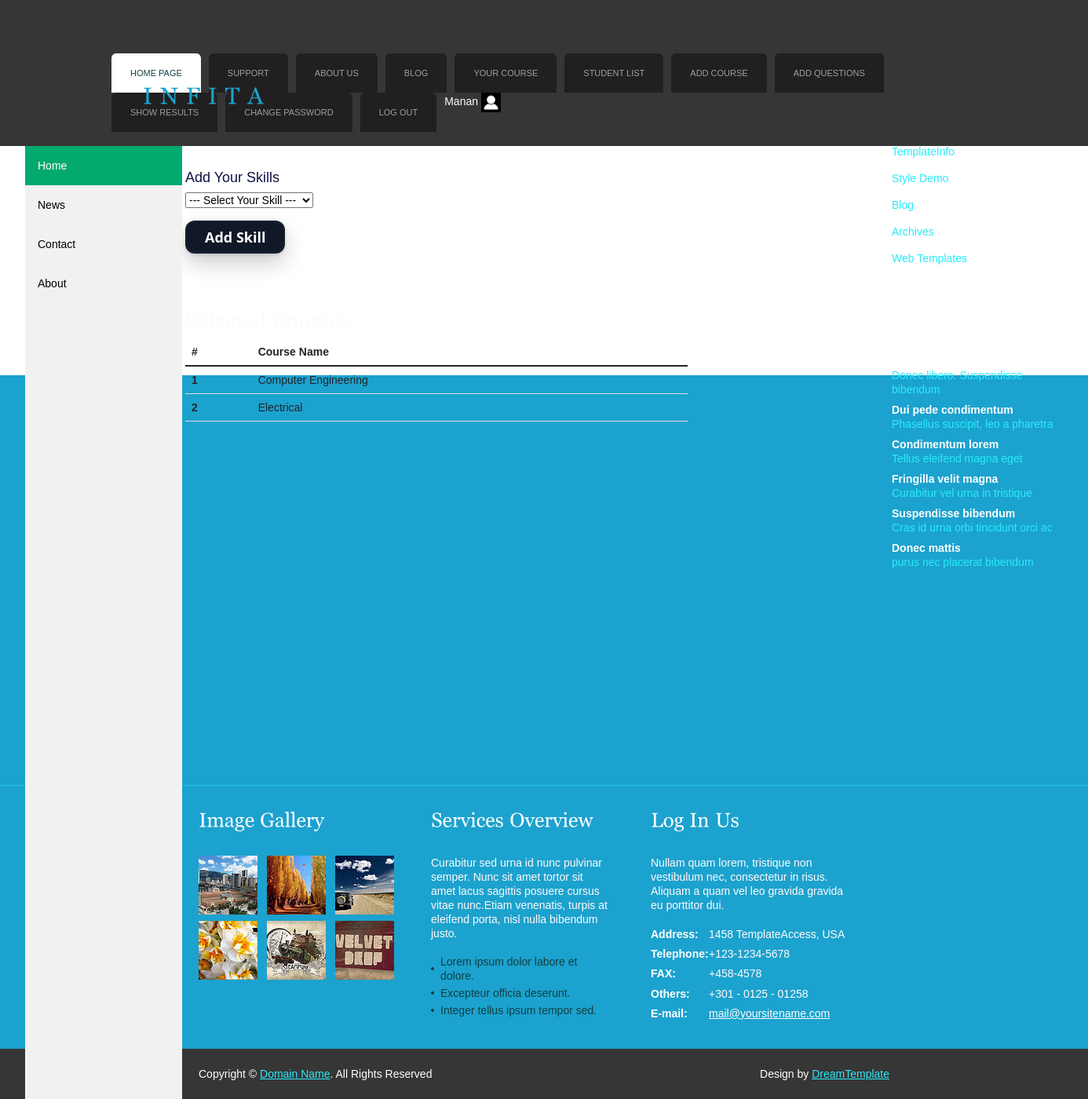
Page /facultyCourse/ (signed in) on the earlier database version.
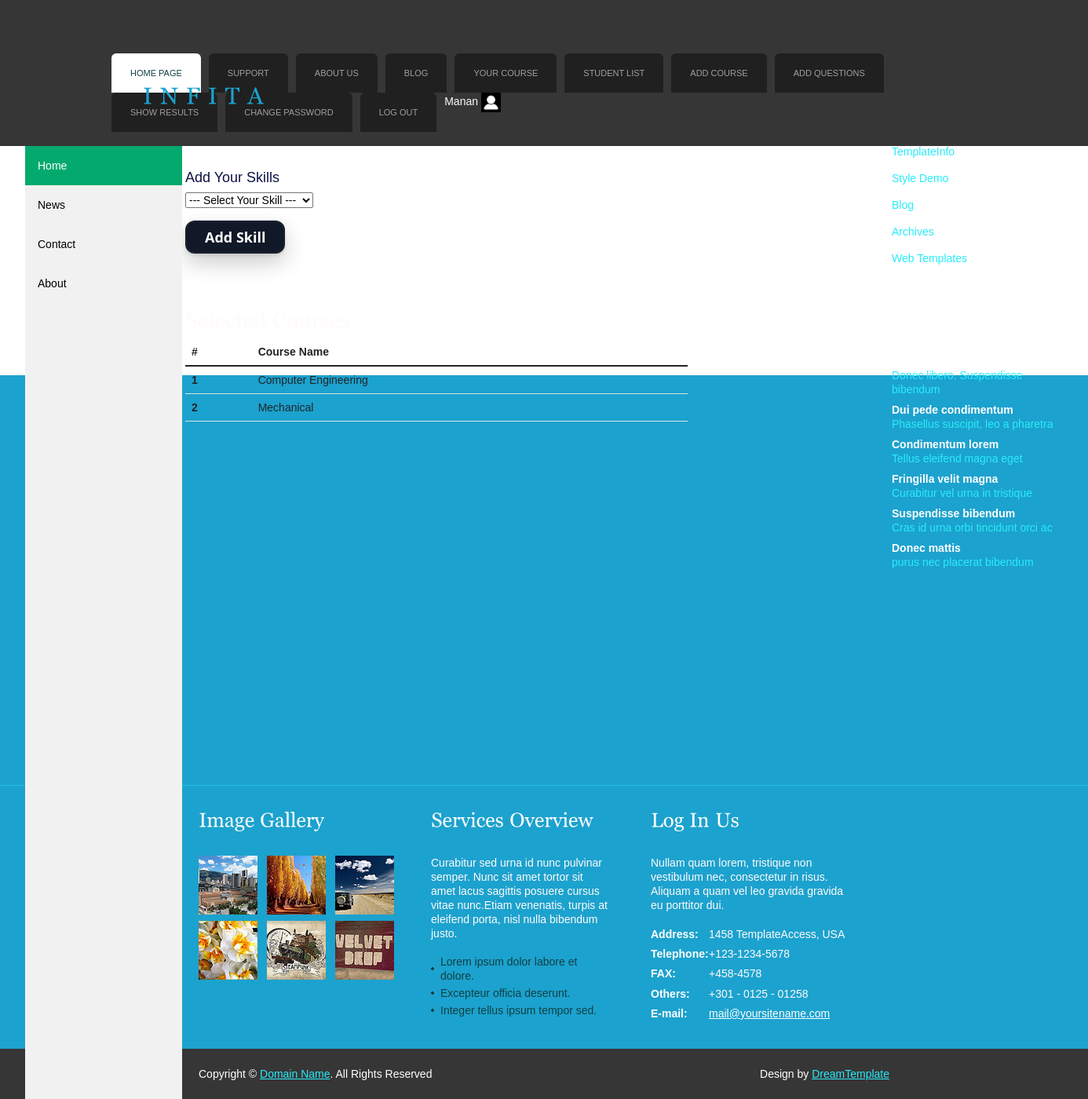
Same page on the later database version.
### onlineexamapp/models.py (models this page shows, shortened)
class User(models.Model): # STUDENT
    userType = models.CharField(max_length = 100, default = "Student")
    fname = models.CharField(max_length = 100)
    lname = models.CharField(max_length = 100)
    email = models.CharField(max_length = 100)
    mobile = models.CharField(max_length = 100)
    course = models.CharField(max_length = 100, default="")
    gender = models.CharField(max_length = 100)
    password = models.CharField(max_length = 100)
    address = models.TextField()
    profilePic = models.ImageField(upload_to = 'profilePic/', default="")
    userStatus = models.CharField(max_length = 100, default = "Pending")

class FacultyCourses(models.Model):
    CHOICE = (
        ('Computer Engineering', 'Computer Engineering'),
        ('Mechanical', 'Mechanical'),
        ('Civil Engineering', 'Civil Engineering'),
        ('Electrical', 'Electrical')
    )
    faculty = models.ForeignKey(User, on_delete=models.CASCADE)
    facultyCourse = models.CharField(max_length=100, choices=CHOICE)

### onlineexamapp/views.py (the view)
# urls.py: path('facultyCourse/', views.facultyCourse, name='facultyCourse'),
def facultyCourse(request):
    faculty = User.objects.get(email = request.session['email'])
    facultyCourseList = FacultyCourses.objects.filter(faculty = faculty)
    if request.method == "POST":
        if request.POST['facultycourse'] == "--- Select Your Skill ---":
            msg = "Please Select Your Course"
            return render(request, 'facultyCourse.html', { 'facultyCourseList': facultyCourseList, 'msg': msg })
        else:
            try:
                FacultyCourses.objects.get(faculty = faculty, facultyCourse = request.POST['facultycourse'])
                msg = "This Course Is Already Selected"
                return render(request, 'facultyCourse.html', { 'facultyCourseList': facultyCourseList, 'msg': msg })
            except:
                FacultyCourses.objects.create(
                    faculty = faculty,
                    facultyCourse = request.POST['facultycourse']
                )
                return render(request, 'facultyCourse.html', { 'facultyCourseList': facultyCourseList })
    else:
        return render(request, 'facultyCourse.html', { 'facultyCourseList': facultyCourseList })

### onlineexamapp/templates/facultyCourse.html (shortened to what this page needs)
{% extends 'header.html' %}
{% load static %}
{% block content %}
<!DOCTYPE html
  PUBLIC "-//W3C//DTD XHTML 1.0 Transitional//EN" "http://www.w3.org/TR/xhtml1/DTD/xhtml1-transitional.dtd">
<html xmlns="http://www.w3.org/1999/xhtml">
<head>
</head>
<body>
  <div class="main">
    <div class="content">
      <div class="content_resize">
        <div class="mainbar">
          <div class="article">
            <h2><span>Faculty Course</span></h2>
            <p>Nullapede laorem velit curabitudin enim in nibh ero leo in pede. Semperpurus nibh elit et convallis eu
              trices congue males monterdum elit.</p>
          </div>
          <div class="article">
            <h2>
              <span>Faculty Course</span><br>
            </h2>
            <form action="{% url 'facultyCourse' %}" method="post" id="sendemail">
              <ol>
                <li>
                  <label for="facultycourse" style="margin-bottom: 10px;">Add Your Skills</label>
                  <select name="facultycourse">
                    <option value="--- Select Your Skill ---"> --- Select Your Skill --- </option>
                  </select>
                </li>
                <li>
                  <div style="display: flex; justify-content: space-between; margin-right: 130px;">
                    <input type="submit" name="addfacultycourse" id="addfacultycourse" value="Add Skill" class="send" />
                  </div>
                </li>
              </ol>
            </form>
            <br><br><br><br>
            <div>
              <h3>Selected Courses</h3>
              <table class="table table-hover static-table" align="center" id="studentTable">
                <thead>
                  <tr>
                    <th scope="col">#</th>
                    <th scope="col">Course Name</th>
                  </tr>
                </thead>
                <tbody>
                  {% for i in facultyCourseList %}
                  <tr>
                    <th scope="row">{{forloop.counter}}</th>
                    <td>{{i.facultyCourse}}</td>
                  </tr>
                  {% endfor %}
                </tbody>
              </table>
            </div>
          </div>
        </div>
        <div class="sidebar">
          <div class="searchform">
            <form id="formsearch" name="formsearch" method="post" action="#">
            </form>
          </div>
          <div class="gadget">
            <h2 class="star"><span>Sidebar</span> Menu</h2>
            <ul class="sb_menu">
              <li><a href="#">Home</a></li>
              <li><a href="#">TemplateInfo</a></li>
              <li><a href="#">Style Demo</a></li>
              <li><a href="#">Blog</a></li>
              <li><a href="#">Archives</a></li>
              <li><a href="#">Web Templates</a></li>
            </ul>
          </div>
          <div class="gadget">
            <h2 class="star"><span>Sponsors</span></h2>
            <ul class="ex_menu">
              <li><a href="#">Lorem ipsum dolor</a><br />
                Donec libero. Suspendisse bibendum</li>
              <li><a href="#">Dui pede condimentum</a><br />
                Phasellus suscipit, leo a pharetra</li>
              <li><a href="#">Condimentum lorem</a><br />
                Tellus eleifend magna eget</li>
              <li><a href="#">Fringilla velit magna</a><br />
                Curabitur vel urna in tristique</li>
              <li><a href="#">Suspendisse bibendum</a><br />
                Cras id urna orbi tincidunt orci ac</li>
              <li><a href="#">Donec mattis</a><br />
                purus nec placerat bibendum</li>
            </ul>
          </div>
        </div>
      </div>
    </div>
    <div class="fbg">
      <div class="fbg_resize">
        <div class="col c1">
          <h2><span>Image</span> Gallery</h2>
          <a href="#"><img src="{% static 'images/gal1.jpg' %}" width="75" height="75" alt="" class="gal" /></a> <a
            href="#"><img src="{% static 'images/gal2.jpg' %}" width="75" height="75" alt="" class="gal" /></a> <a
            href="#"><img src="{% static 'images/gal3.jpg' %}" width="75" height="75" alt="" class="gal" /></a> <a
            href="#"><img src="{% static 'images/gal4.jpg' %}" width="75" height="75" alt="" class="gal" /></a> <a
            href="#"><img src="{% static 'images/gal5.jpg' %}" width="75" height="75" alt="" class="gal" /></a> <a
            href="#"><img src="{% static 'images/gal6.jpg' %}" width="75" height="75" alt="" class="gal" /></a>
        </div>
        <div class="col c2">
          <h2><span>Services</span> Overview</h2>
          <p>Curabitur sed urna id nunc pulvinar semper. Nunc sit amet tortor sit amet lacus sagittis posuere cursus
            vitae nunc.Etiam venenatis, turpis at eleifend porta, nisl nulla bibendum justo.</p>
          <ul class="fbg_ul">
            <li><a href="#">Lorem ipsum dolor labore et dolore.</a></li>
            <li><a href="#">Excepteur officia deserunt.</a></li>
            <li><a href="#">Integer tellus ipsum tempor sed.</a></li>
          </ul>
        </div>
        <div class="col c3">
          <h2><span>Log In</span> Us</h2>
          <p>Nullam quam lorem, tristique non vestibulum nec, consectetur in risus. Aliquam a quam vel leo gravida
            gravida eu porttitor dui.</p>
          <p class="contact_info"> <span>Address:</span> 1458 TemplateAccess, USA<br />
            <span>Telephone:</span> +123-1234-5678<br />
            <span>FAX:</span> +458-4578<br />
            <span>Others:</span> +301 - 0125 - 01258<br />
            <span>E-mail:</span> <a href="#">mail@yoursitename.com</a>
          </p>
        </div>
      </div>
    </div>
  </div>
</body>
</html>
{% endblock %}

### onlineexamapp/templates/header.html (shortened to what this page needs)
{% load static %}
<!DOCTYPE html
  PUBLIC "-//W3C//DTD XHTML 1.0 Transitional//EN" "http://www.w3.org/TR/xhtml1/DTD/xhtml1-transitional.dtd">
<html xmlns="http://www.w3.org/1999/xhtml" lang="en">
<head>
  <link href="https://cdn.jsdelivr.net/npm/bootstrap@5.1.3/dist/css/bootstrap.min.css" rel="stylesheet">
  <link href="{% static 'css/coin-slider.css' %}" rel="stylesheet" type="text/css" />
  <link href="{% static 'css/style.css' %}" rel="stylesheet" type="text/css" />
</head>
{% if request.session.email %}
<body onload="cacheMemory()">
{% else %}
<body onload="cacheMemory()">
{% endif %}
  <div class="main">
    <div class="header">
      <div class="header_resize">
        <div class="menu_nav">
          <ul>
            <li class="active"><a href="{% url 'index' %}"><span>Home Page</span></a></li>
            <li><a href="{% url 'support' %}"><span>Support</span></a></li>
            <li><a href="{% url 'about' %}"><span>About Us</span></a></li>
            <li><a href="{% url 'blog' %}"><span>Blog</span></a></li>
            {% if request.session.userType == "Faculty" %}
            <li><a href="{% url 'facultyCourse' %}"><span>Your Course</span></a></li>
            <li><a href="{% url 'studentList' %}"><span>Student List</span></a></li>
            <li><a href="{% url 'addCourse' %}"><span>Add Course</span></a></li>
            <li><a href="{% url 'addQuestion' %}"><span>Add Questions</span></a></li>
            <li><a href="{% url 'facultyCourseResult' %}"><span>Show Results</span></a></li>
            {% elif request.session.userType == "Student" %}
            <li><a href="{% url 'contact' %}"><span>Contact Us</span></a></li>
            <li><a href="{% url 'studentTest' %}"><span>Test</span></a></li>
            <li><a href="{% url 'studentTestResult' %}"><span>Test Results</span></a></li>
            {% endif %}
            {% if request.session.email %}
            <li><a href="{% url 'changePassword' %}"><span>Change Password</span></a></li>
            <li><a href="{% url 'logout' %}"><span>Log Out</span></a></li>
            <li>{{request.session.fname}} <img src="{{request.session.profilePic}}" width="25px" height="25px"></li>
            {% else %}
            <li><a href="{% url 'studentSignup' %}"><span>Sign Up</span></a></li>
            <li><a href="{% url 'login' %}"><span>Log In</span></a></li>
            {% endif %}
          </ul>
        </div>
        <div class="company_logo">
          <a href="{% url 'index' %}"><h6>INFITA</h6></a>
        </div>
        <div class="navSidebar">
          <a class="active" href="#home">Home</a>
          <a href="#news">News</a>
          <a href="#contact">Contact</a>
          <a href="#about">About</a>
        </div>
      </div>
    </div>
    {% block content %}
    {% endblock %}
    <div class="footer">
      <div class="footer_resize">
        <p class="lf">Copyright &copy; <a href="#">Domain Name</a>. All Rights Reserved</p>
        <p class="rf">Design by <a target="_blank" href="http://www.dreamtemplate.com/">DreamTemplate</a></p>
      </div>
    </div>
  </div>
</body>
</html>

### onlineexamapp/templates/header.html (style rules this page uses)
.navSidebar { z-index: 10000; margin: 0px; padding: 0; width: 200px; background-color: #f1f1f1; position: fixed; height: 100%; overflow: auto; }
.navSidebar a { display: block; color: black; padding: 16px; text-decoration: none; }
.navSidebar a.active { background-color: #04AA6D; color: white; }
div.content { margin-left: 200px; padding: 1px 16px; height: 1000px; }

Differences in the rows shown:
removed FacultyCourses: facultyCourse "Electrical"
added FacultyCourses: facultyCourse "Mechanical"
